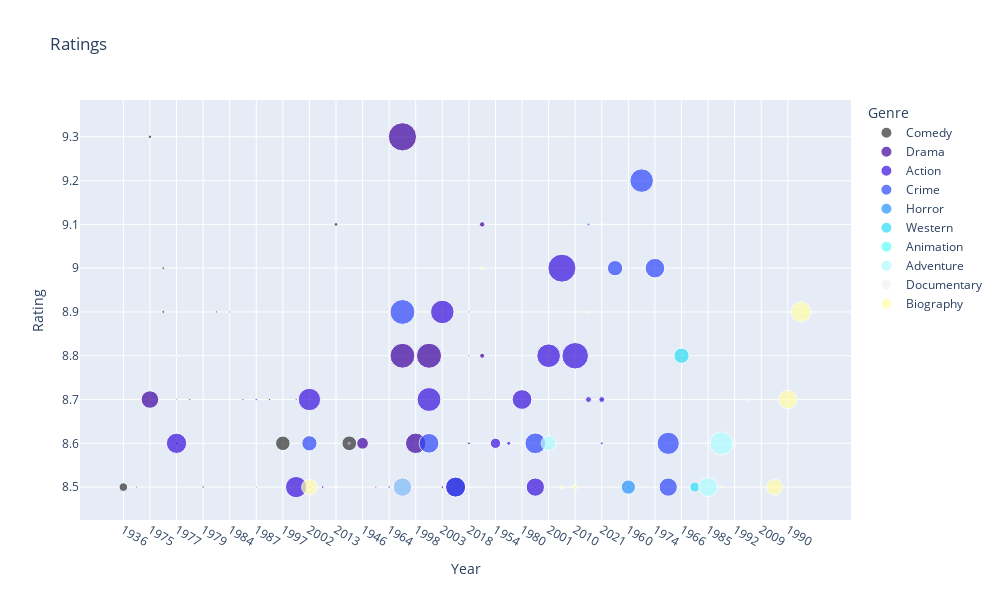

Notebook code cell kept with this figure:
### Markdown cell above
## Graphiques

### Code cell
fig = px.scatter(movies_ratings_top,
    x='startYear',
    y='averageRating',
    size='numVotes',
    color='mainGenre',
    color_discrete_sequence= px.colors.cyclical.Edge,
    title='Ratings',
    template='plotly',
    labels={
        'startYear': 'Year',
        'averageRating': 'Rating',
        'mainGenre': 'Genre'
    }
)
fig.update_layout(width=1000, height=600)
fig.show()

### Figure 1 — Plotly figure (JSON) as saved in the notebook; plotly's stock layout.template omitted (floating-point values rounded to 4 significant figures)
{"data": [{"hovertemplate": "Genre=Comedy<br>Year=%{x}<br>Rating=%{y}<br>numVotes=%{marker.size}<extra></extra>", "legendgroup": "Comedy", "marker": {"color": "#313131", "size": [229946, 12723, 39207, 19422, 22806, 22618, 19509, 17155, 15759, 10748, 18750, 15289, 11063, 14765, 10570, 15784, 655740, 13255, 12872, 10207, 44777, 12488, 676191], "sizemode": "area", "sizeref": 6202.0, "symbol": "circle"}, "mode": "markers", "name": "Comedy", "orientation": "v", "showlegend": true, "type": "scatter", "x": ["1936", "1965", "1975", "1976", "1976", "1976", "1977", "1977", "1978", "1978", "1979", "1982", "1984", "1986", "1987", "1996", "1997", "2000", "2002", "2004", "2013", "2019", "2019"], "xaxis": "x", "y": [8.5, 8.5, 9.3, 8.9, 8.9, 9, 8.6, 8.7, 8.7, 8.7, 8.5, 8.9, 8.9, 8.7, 8.5, 8.7, 8.6, 8.7, 8.5, 8.5, 9.1, 8.6, 8.6], "yaxis": "y"}, {"hovertemplate": "Genre=Drama<br>Year=%{x}<br>Rating=%{y}<br>numVotes=%{marker.size}<extra></extra>", "legendgroup": "Drama", "marker": {"color": "#3d019d", "size": [424167, 13666, 18913, 958367, 15525, 2480651, 1918063, 1299785, 1954675, 21457, 1252179, 24559, 14159, 12498, 12171, 90958, 79702], "sizemode": "area", "sizeref": 6202.0, "symbol": "circle"}, "mode": "markers", "name": "Drama", "orientation": "v", "showlegend": true, "type": "scatter", "x": ["1946", "1959", "1964", "1975", "1977", "1994", "1994", "1998", "1999", "2003", "2006", "2018", "2018", "2018", "2019", "2020", "2020"], "xaxis": "x", "y": [8.6, 8.5, 8.5, 8.7, 8.6, 9.3, 8.8, 8.6, 8.8, 8.5, 8.5, 8.6, 8.9, 8.8, 8.6, 9.1, 8.8], "yaxis": "y"}, {"hovertemplate": "Genre=Action<br>Year=%{x}<br>Rating=%{y}<br>numVotes=%{marker.size}<extra></extra>", "legendgroup": "Action", "marker": {"color": "#3810dc", "size": [330517, 49884, 1283131, 1211355, 11267, 1038598, 1088494, 1772565, 1407459, 1740176, 1553977, 1718904, 20091, 2435010, 2185134, 106962, 15636, 105924], "sizemode": "area", "sizeref": 6202.0, "symbol": "circle"}, "mode": "markers", "name": "Action", "orientation": "v", "showlegend": true, "type": "scatter", "x": ["1954", "1962", "1977", "1980", "1991", "1991", "1994", "1999", "2000", "2001", "2002", "2003", "2004", "2008", "2010", "2016", "2021", "2021"], "xaxis": "x", "y": [8.6, 8.6, 8.6, 8.7, 8.5, 8.5, 8.5, 8.7, 8.5, 8.8, 8.7, 8.9, 8.5, 9, 8.8, 8.7, 8.7, 8.7], "yaxis": "y"}, {"hovertemplate": "Genre=Crime<br>Year=%{x}<br>Rating=%{y}<br>numVotes=%{marker.size}<extra></extra>", "legendgroup": "Crime", "marker": {"color": "#2d47f9", "size": [734210, 16859, 1713340, 1190120, 18448, 1340345, 1920023, 1033538, 1527144, 1210780, 724848, 1247559, 25151, 31208], "sizemode": "area", "sizeref": 6202.0, "symbol": "circle"}, "mode": "markers", "name": "Crime", "orientation": "v", "showlegend": true, "type": "scatter", "x": ["1957", "1960", "1972", "1974", "1987", "1991", "1994", "1995", "1995", "1999", "2002", "2006", "2016", "2021"], "xaxis": "x", "y": [9, 8.5, 9.2, 9, 8.7, 8.6, 8.9, 8.5, 8.6, 8.6, 8.6, 8.5, 9.1, 8.6], "yaxis": "y"}, {"hovertemplate": "Genre=Horror<br>Year=%{x}<br>Rating=%{y}<br>numVotes=%{marker.size}<extra></extra>", "legendgroup": "Horror", "marker": {"color": "#2593ff", "size": [634898], "sizemode": "area", "sizeref": 6202.0, "symbol": "circle"}, "mode": "markers", "name": "Horror", "orientation": "v", "showlegend": true, "type": "scatter", "x": ["1960"], "xaxis": "x", "y": [8.5], "yaxis": "y"}, {"hovertemplate": "Genre=Western<br>Year=%{x}<br>Rating=%{y}<br>numVotes=%{marker.size}<extra></extra>", "legendgroup": "Western", "marker": {"color": "#2adef6", "size": [721489, 315842], "sizemode": "area", "sizeref": 6202.0, "symbol": "circle"}, "mode": "markers", "name": "Western", "orientation": "v", "showlegend": true, "type": "scatter", "x": ["1966", "1968"], "xaxis": "x", "y": [8.8, 8.5], "yaxis": "y"}, {"hovertemplate": "Genre=Animation<br>Year=%{x}<br>Rating=%{y}<br>numVotes=%{marker.size}<extra></extra>", "legendgroup": "Animation", "marker": {"color": "#60fdfa", "size": [12957], "sizemode": "area", "sizeref": 6202.0, "symbol": "circle"}, "mode": "markers", "name": "Animation", "orientation": "v", "showlegend": true, "type": "scatter", "x": ["1975"], "xaxis": "x", "y": [8.5], "yaxis": "y"}, {"hovertemplate": "Genre=Adventure<br>Year=%{x}<br>Rating=%{y}<br>numVotes=%{marker.size}<extra></extra>", "legendgroup": "Adventure", "marker": {"color": "#aefdff", "size": [19174, 17366, 14885, 1119849, 989070, 699279, 18982, 1631714], "sizemode": "area", "sizeref": 6202.0, "symbol": "circle"}, "mode": "markers", "name": "Adventure", "orientation": "v", "showlegend": true, "type": "scatter", "x": ["1977", "1977", "1980", "1985", "1994", "2001", "2003", "2014"], "xaxis": "x", "y": [8.8, 8.7, 8.8, 8.5, 8.5, 8.6, 8.7, 8.6], "yaxis": "y"}, {"hovertemplate": "Genre=Documentary<br>Year=%{x}<br>Rating=%{y}<br>numVotes=%{marker.size}<extra></extra>", "legendgroup": "Documentary", "marker": {"color": "#f3f3f1", "size": [14617, 37797, 18662, 22116, 34760], "sizemode": "area", "sizeref": 6202.0, "symbol": "circle"}, "mode": "markers", "name": "Documentary", "orientation": "v", "showlegend": true, "type": "scatter", "x": ["1984", "1992", "2005", "2009", "2011"], "xaxis": "x", "y": [8.6, 8.6, 8.7, 8.5, 8.5], "yaxis": "y"}, {"hovertemplate": "Genre=Biography<br>Year=%{x}<br>Rating=%{y}<br>numVotes=%{marker.size}<extra></extra>", "legendgroup": "Biography", "marker": {"color": "#fffda9", "size": [1076805, 1273489, 775742, 35265, 68000, 801753, 20935, 18826, 11330, 29563, 22618], "sizemode": "area", "sizeref": 6202.0, "symbol": "circle"}, "mode": "markers", "name": "Biography", "orientation": "v", "showlegend": true, "type": "scatter", "x": ["1990", "1993", "2002", "2008", "2010", "2011", "2014", "2016", "2018", "2020", "2021"], "xaxis": "x", "y": [8.7, 8.9, 8.5, 8.5, 8.5, 8.5, 8.5, 8.9, 8.5, 9, 9.1], "yaxis": "y"}], "layout": {"height": 600, "legend": {"itemsizing": "constant", "title": {"text": "Genre"}, "tracegroupgap": 0}, "title": {"text": "Ratings"}, "width": 1000, "xaxis": {"anchor": "y", "domain": [0, 1], "title": {"text": "Year"}}, "yaxis": {"anchor": "x", "domain": [0, 1], "title": {"text": "Rating"}}}}
